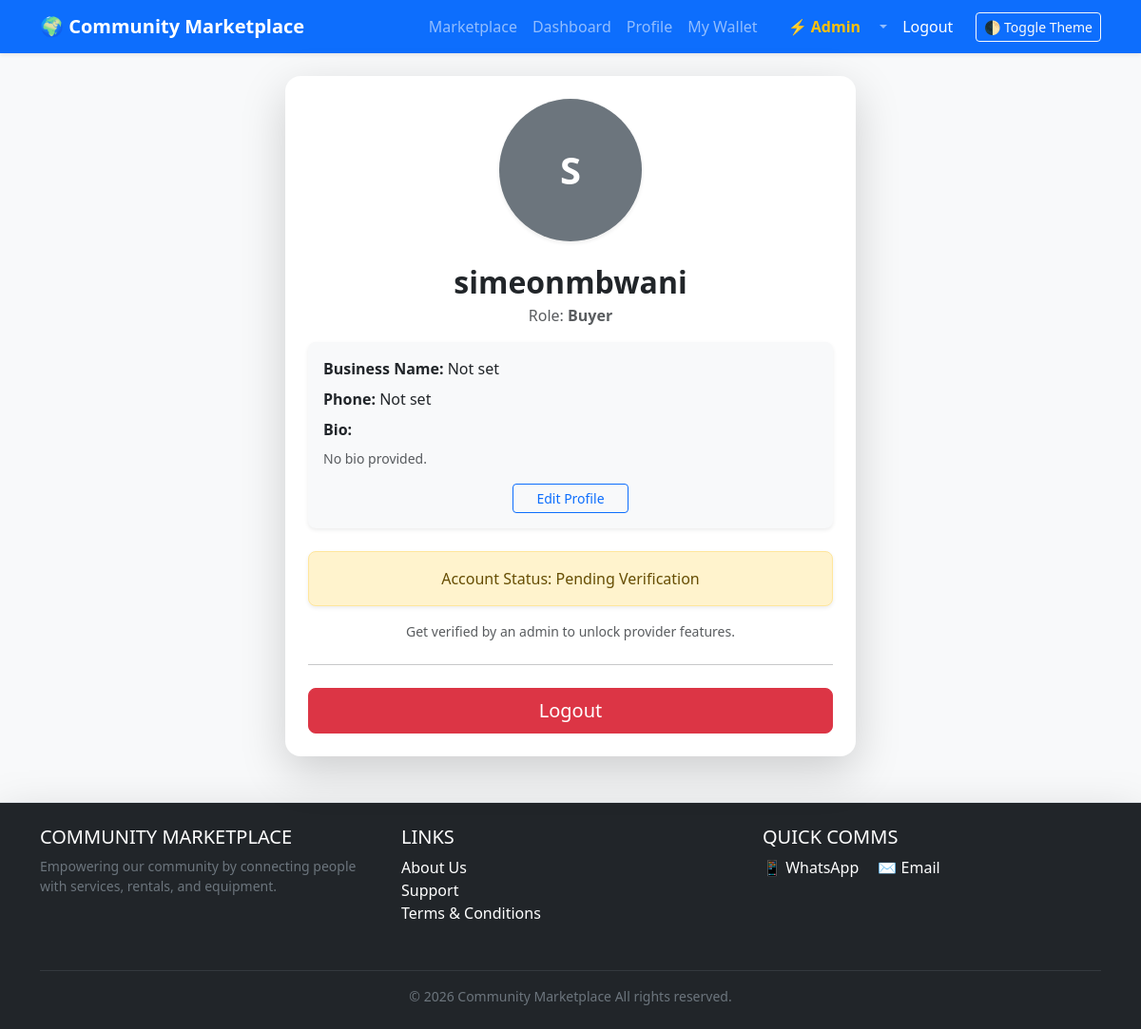
Page /accounts/profile/ (signed in) on the committed database.
### accounts/models.py (models this page shows, shortened)
class CustomUser(AbstractUser):
    ROLE_CHOICES = (('buyer', 'Buyer'), ('provider', 'Provider'))
    role = models.CharField(max_length=10, choices=ROLE_CHOICES, default='buyer')
    is_provider = models.BooleanField(default=False)
    is_verified = models.BooleanField(default=False)
    is_paid = models.BooleanField(default=False)
    id_document = models.FileField(upload_to='verifications/', null=True, blank=True,
                                   validators=[validate_id_document])
    STATUS_CHOICES = (('pending', 'Pending'), ('approved', 'Approved'), ('rejected', 'Rejected'))
    verification_status = models.CharField(max_length=10, choices=STATUS_CHOICES, default='pending')
    verified_by = models.ForeignKey(settings.AUTH_USER_MODEL, null=True, blank=True,
                                    related_name="verifications_done", on_delete=models.SET_NULL)
    rejection_reason = models.TextField(blank=True, null=True)
    profile_picture = models.ImageField(upload_to='profiles/', null=True, blank=True)
    bio = models.TextField(max_length=500, blank=True)
    phone_number = models.CharField(max_length=15, blank=True)
    business_name = models.CharField(max_length=100, blank=True)
    LANGUAGE_CHOICES = [('en', 'English'), ('sn', 'Shona'), ('nd', 'Ndebele')]
    language_preference = models.CharField(max_length=2, choices=LANGUAGE_CHOICES, default='en')
    theme_preference = models.CharField(max_length=10, default='light')
    created_at = models.DateTimeField(auto_now_add=True)
    last_updated = models.DateTimeField(auto_now=True)
    groups = models.ManyToManyField(Group, blank=True, related_name="customuser_set")
    user_permissions = models.ManyToManyField(Permission, blank=True, related_name="customuser_set")

### accounts/views.py (the view)
# urls.py: path('profile/', views.profile_view, name='profile'),
@login_required
def profile_view(request):
    return render(request, 'accounts/profile.html')

### messaging/context_processors.py (called while the page is built)
def unread_counts(request):
    if request.user.is_authenticated:
        total_unread = sum(
            room.unread_count_for(request.user)
            for room in ChatRoom.objects.filter(participants=request.user)
        )
        return {"global_unread_count": total_unread}
    return {"global_unread_count": 0}

### accounts/templates/accounts/profile.html (shortened to what this page needs)
{% extends 'base.html' %}
{% block content %}
<div class="card shadow-lg border-0 rounded-4 p-4 mx-auto mt-4" style="max-width: 600px;">
    <div class="text-center">
        <div class="mb-4">
            {% if user.profile_picture %}
                <img src="{{ user.profile_picture.url }}" alt="Profile Picture"
                     class="rounded-circle shadow-sm border border-3 border-primary"
                     style="width: 150px; height: 150px; object-fit: cover;">
            {% else %}
                <div class="bg-secondary text-white rounded-circle d-flex align-items-center justify-content-center mx-auto shadow-sm"
                     style="width: 150px; height: 150px;">
                    <span class="fs-1 fw-bold">{{ user.username|slice:":1"|upper }}</span>
                </div>
            {% endif %}
        </div>
        <h2 class="fw-bold mb-1">{{ user.username }}</h2>
        <p class="text-muted mb-3">
             Role: <strong>{{ user.role|title }}</strong>
        </p>
        <div class="text-start bg-light p-3 rounded-3 shadow-sm mb-4">
            <p class="mb-2"> <strong>Business Name:</strong> {{ user.business_name|default:"Not set" }}</p>
            <p class="mb-2"> <strong>Phone:</strong> {{ user.phone_number|default:"Not set" }}</p>
            <p class="mb-2"> <strong>Bio:</strong></p>
            <p class="small text-muted">{{ user.bio|default:"No bio provided." }}</p>
            <div class="mt-3 text-center">
                <a href="{% url 'accounts:edit_profile' %}" class="btn btn-outline-primary btn-sm px-4">
                     Edit Profile
                </a>
            </div>
        </div>
        {% if user.is_verified %}
            <div class="alert alert-success rounded-3 shadow-sm">
                <i class="bi bi-check-circle-fill"></i> Account Status: Verified
            </div>
        {% else %}
            <div class="alert alert-warning rounded-3 shadow-sm">
                 Account Status: Pending Verification
            </div>
            <p class="text-muted small mt-2">Get verified by an admin to unlock provider features.</p>
        {% endif %}
        <hr class="my-4">
        <form action="{% url 'accounts:logout' %}" method="post">
            <button type="submit" class="btn btn-danger w-100 btn-lg">
                 Logout
            </button>
        </form>
    </div>
</div>
{% endblock %}

### templates/base.html (shortened to what this page needs)
{% load i18n %}
{% load pwa %}
<!DOCTYPE html>
<html lang="en">
<head>
    <link href="https://cdn.jsdelivr.net/npm/bootstrap@5.3.0/dist/css/bootstrap.min.css" rel="stylesheet">
</head>
<body class="{% if user.is_authenticated and user.theme_preference == 'dark' %}bg-dark text-white{% else %}bg-light text-dark{% endif %}">
<nav class="navbar navbar-expand-lg {% if user.is_authenticated and user.theme_preference == 'dark' %}navbar-dark bg-dark{% else %}navbar-dark bg-primary{% endif %} shadow-sm mb-4">
    <div class="container">
        <a class="navbar-brand fw-bold" href="{% url 'landing' %}">🌍 Community Marketplace</a>
        <div class="collapse navbar-collapse" id="navbarNav">
            <ul class="navbar-nav ms-auto align-items-center">
                {% if user.is_authenticated %}
                    <li class="nav-item"><a class="nav-link" href="{% url 'listings:list_listings' %}">{% trans "Marketplace" %}</a></li>
                    <li class="nav-item"><a class="nav-link" href="{% url 'dashboard:dashboard' %}">{% trans "Dashboard" %}</a></li>
                    <li class="nav-item"><a class="nav-link" href="{% url 'accounts:profile' %}">{% trans "Profile" %}</a></li>
                    <li class="nav-item"><a class="nav-link" href="{% url 'accounts:wallet' %}">{% trans "My Wallet" %}</a></li>
                      <li class="nav-item">
    <a class="nav-link" href="{% url 'messaging:inbox' %}">
                   </a>
                    </li>
                    {% if user.is_staff %}
                        <li class="nav-item">
                            <a class="nav-link text-warning fw-bold" href="{% url 'dashboard:admin_dashboard' %}">⚡ Admin</a>
                        </li>
                    {% endif %}
                    <li class="nav-item dropdown">
                        <a class="nav-link dropdown-toggle position-relative" href="#" id="notificationsDropdown" role="button" data-bs-toggle="dropdown" aria-expanded="false">
                        </a>
                    </li>
                    <li class="nav-item">
                        <form action="{% url 'accounts:logout' %}" method="post" class="d-inline">
                            <button type="submit" class="nav-link btn btn-link text-white">{% trans "Logout" %}</button>
                        </form>
                    </li>
                {% else %}
                    <li class="nav-item"><a class="nav-link" href="{% url 'accounts:login' %}">{% trans "Login" %}</a></li>
                    <li class="nav-item"><a class="nav-link" href="{% url 'accounts:register' %}">{% trans "Register" %}</a></li>
                {% endif %}
                <li class="nav-item">
                    <button id="theme-toggle" class="btn btn-sm btn-outline-light ms-3">
                        🌓 {% trans "Toggle Theme" %}
                    </button>
                </li>
            </ul>
        </div>
    </div>
</nav>
<div class="container mt-4">
    {% block content %}{% endblock %}
</div>
<footer class="bg-dark text-white mt-5 pt-4 pb-2 border-top shadow-lg">
    <div class="container">
        <div class="row text-center text-md-start">
            <div class="col-md-4 mb-3">
                <h5 class="text-uppercase">Community Marketplace</h5>
                <p class="small text-secondary">Empowering our community by connecting people with services, rentals, and equipment.</p>
            </div>
            <div class="col-md-4 mb-3">
                <h5 class="text-uppercase">Links</h5>
                <ul class="list-unstyled">
                    <li><a href="{% url 'listings:about' %}" class="text-white text-decoration-none">{% trans "About Us" %}</a></li>
                    <li><a href="{% url 'listings:support' %}" class="text-white text-decoration-none">{% trans "Support" %}</a></li>
                    <li><a href="{% url 'listings:terms' %}" class="text-white text-decoration-none">{% trans "Terms & Conditions" %}</a></li>
                </ul>
            </div>
            <div class="col-md-4 mb-3">
                <h5 class="text-uppercase">Quick Comms</h5>
                <a href="https://wa.me/263775493710" class="text-white me-3 text-decoration-none">📱 WhatsApp</a>
                <a href="mailto:simeonmbwani@gmail.com" class="text-white text-decoration-none">✉️ Email</a>
            </div>
        </div>
        <hr class="border-secondary">
        <div class="row">
            <div class="col-12 text-center">
                <p class="text-secondary small">&copy; {% now "Y" %} Community Marketplace {% trans "All rights reserved." %}</p>
            </div>
        </div>
    </div>
</footer>
</body>
</html>

### templates/base.html (style rules this page uses)
.alert { transition: opacity 0.5s ease-in-out; }
#theme-toggle { cursor: pointer; }

### rows in the picture
CustomUser: username "S", username "simeonmbwani", role "Buyer", business_name "Not set", phone_number "Not set", bio "No bio provided."
